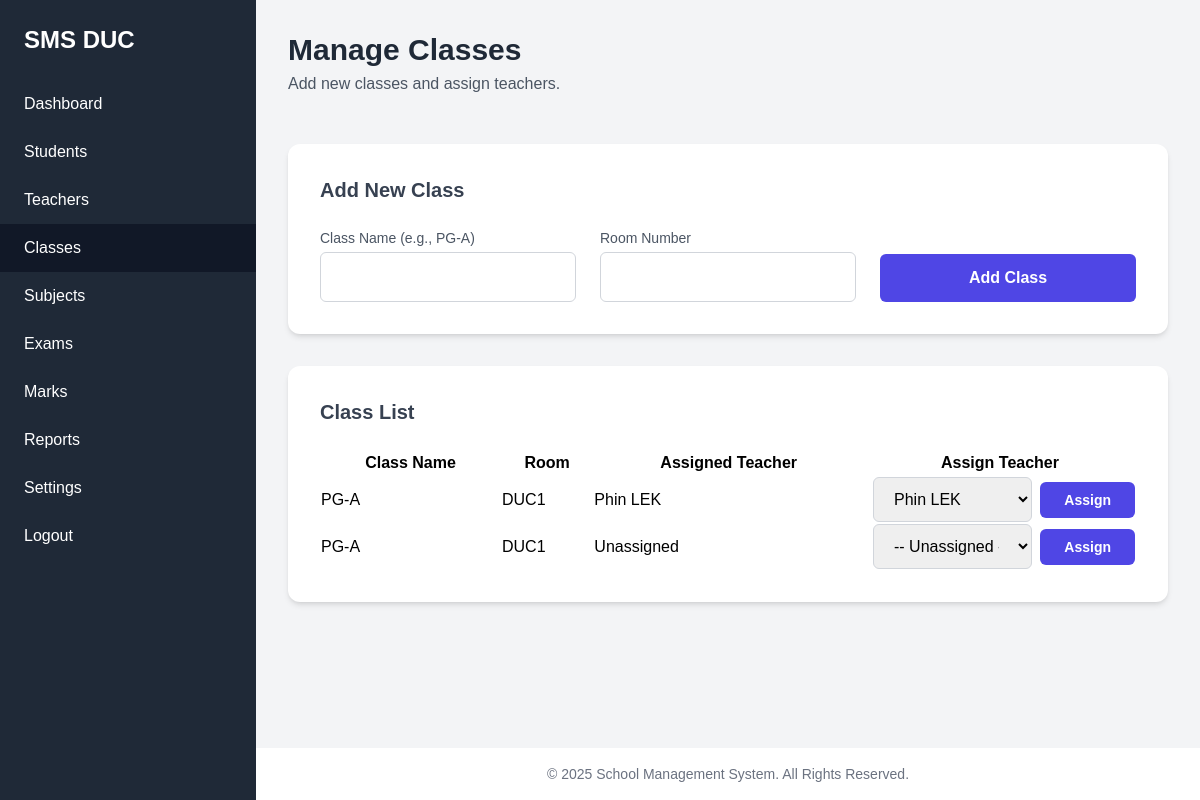
/pages/classes.php (signed in), run on the app's committed database.
### tables this page shows
CREATE TABLE `classes` (
  `id` int(11) NOT NULL,
  `class_name` varchar(100) NOT NULL,
  `room_number` varchar(20) DEFAULT NULL,
  `teacher_id` int(11) DEFAULT NULL,
  `created_at` timestamp NOT NULL DEFAULT current_timestamp()
);

CREATE TABLE `teachers` (
  `id` int(11) NOT NULL,
  `first_name` varchar(50) NOT NULL,
  `last_name` varchar(50) NOT NULL,
  `subject_specialization` varchar(100) DEFAULT NULL,
  `hire_date` date DEFAULT NULL,
  `created_at` timestamp NOT NULL DEFAULT current_timestamp()
);

### pages/classes.php (the view, shortened to what this page needs)
<?php
require_once '../config/db.php';
$classes = $pdo->query('
    SELECT c.*, CONCAT(t.first_name, " ", t.last_name) as teacher_name
    FROM classes c
    LEFT JOIN teachers t ON c.teacher_id = t.id
    ORDER BY c.class_name
')->fetchAll();
$teachers = $pdo->query('SELECT * FROM teachers ORDER BY first_name, last_name')->fetchAll();
require_once '../includes/header.php';
?>
<div class="space-y-8">
    <div class="main-content-header pb-4">
        <h1 class="text-3xl font-bold text-gray-800">Manage Classes</h1>
        <p class="text-gray-600 mt-1">Add new classes and assign teachers.</p>
    </div>
    <div class="card p-8">
        <h2 class="text-xl font-semibold text-gray-700 mb-6">Add New Class</h2>
        <form action="classes.php" method="POST" class="grid grid-cols-1 md:grid-cols-3 gap-6 items-end">
            <div>
                <label for="class_name" class="block text-sm font-medium text-gray-600 mb-1">Class Name (e.g., PG-A)</label>
                <input type="text" name="class_name" required class="form-input">
            </div>
            <div>
                <label for="room_number" class="block text-sm font-medium text-gray-600 mb-1">Room Number</label>
                <input type="text" name="room_number" class="form-input">
            </div>
            <div>
                <button type="submit" class="btn btn-primary w-full">Add Class</button>
            </div>
        </form>
    </div>
    <div class="card p-8">
        <h2 class="text-xl font-semibold text-gray-700 mb-6">Class List</h2>
        <div class="overflow-x-auto">
            <table class="custom-table">
                <thead>
                    <tr>
                        <th>Class Name</th>
                        <th>Room</th>
                        <th>Assigned Teacher</th>
                        <th class="w-1/3">Assign Teacher</th>
                    </tr>
                </thead>
                <tbody>
                    <?php foreach ($classes as $class): ?>
                    <tr>
                        <td><?php echo htmlspecialchars($class['class_name']); ?></td>
                        <td><?php echo htmlspecialchars($class['room_number'] ?? 'N/A'); ?></td>
                        <td><?php echo htmlspecialchars($class['teacher_name'] ?? 'Unassigned'); ?></td>
                        <td>
                            <form action="classes.php" method="POST" class="flex items-center space-x-2">
                                <select name="teacher_id" class="form-input w-full">
                                    <option value="">-- Unassigned --</option>
                                    <?php foreach ($teachers as $teacher): ?>
                                    <option value="<?php echo $teacher['id']; ?>" <?php if($class['teacher_id'] == $teacher['id']) echo 'selected'; ?>>
                                        <?php echo htmlspecialchars($teacher['first_name'] . ' ' . $teacher['last_name']); ?>
                                    </option>
                                    <?php endforeach; ?>
                                </select>
                                <button type="submit" class="btn btn-primary text-sm !py-2">Assign</button>
                            </form>
                        </td>
                    </tr>
                    <?php endforeach; ?>
                </tbody>
            </table>
        </div>
    </div>
</div>
<?php require_once '../includes/footer.php'; ?>

### assets/css/style.css (style rules this page uses)
body { font-family: 'Poppins', sans-serif; background-color: #f0f2f5; }
.main-content-header h1 { font-size: 1.875rem; font-weight: 700; color: #1f2937; }
.card { background-color: #ffffff; border-radius: 0.75rem; box-shadow: 0 4px 6px -1px rgba(0, 0, 0, 0.1), 0 2px 4px -2px rgba(0, 0, 0, 0.1); transition: box-shadow 0.3s ease, transform 0.3s ease; }
.form-input { width: 100%; padding: 0.75rem 1rem; border: 1px solid #d1d5db; border-radius: 0.375rem; transition: border-color 0.2s ease, box-shadow 0.2s ease; }
.btn { padding: 0.75rem 1.5rem; border-radius: 0.375rem; font-weight: 600; text-align: center; cursor: pointer; transition: background-color 0.2s ease, transform 0.1s ease; }
.btn-primary { background-color: #4f46e5; color: #ffffff; }

### data on the page
classes: class_name "PG-A", room_number "DUC1", teacher_name "Phin LEK", teacher_id "Phin LEK"
classes: class_name "PG-A", room_number "DUC1", teacher_name "Unassigned"
